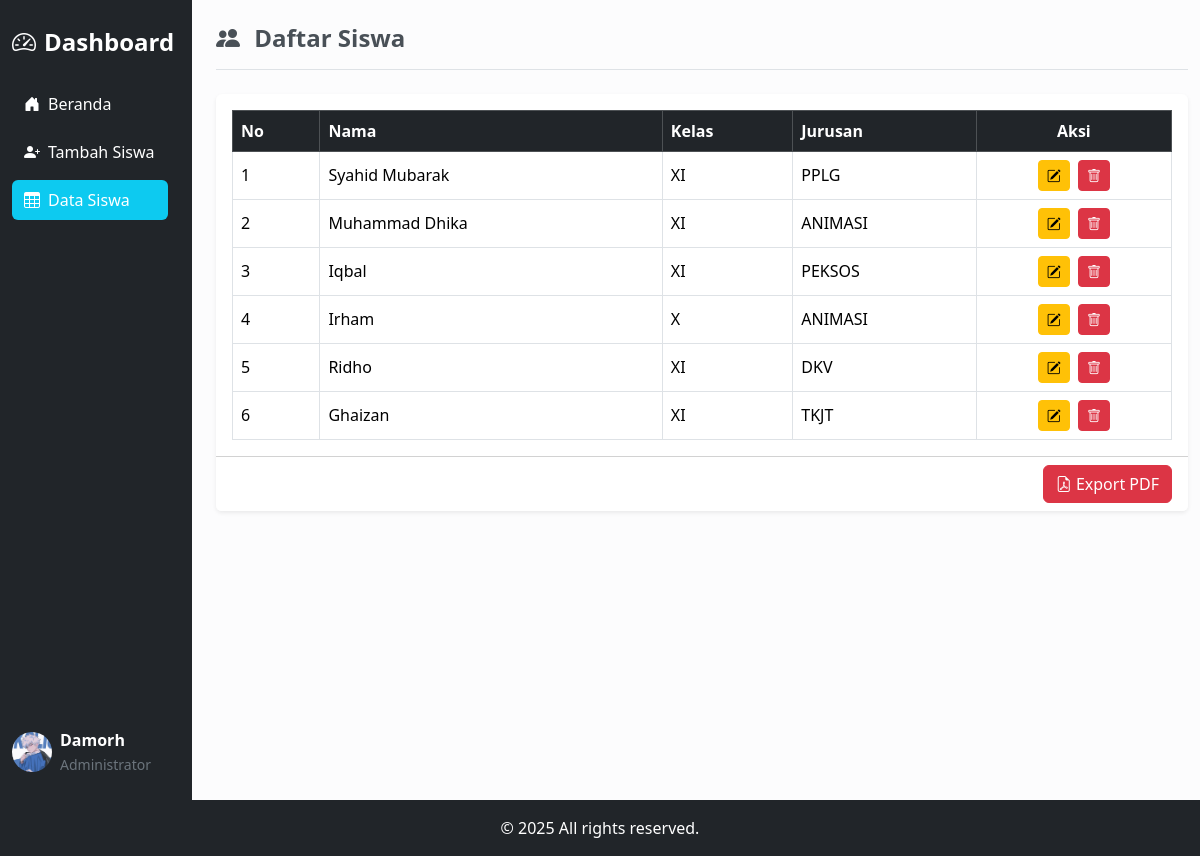
Page /pages/daftar.php on the committed database.
### tables this page shows
CREATE TABLE IF NOT EXISTS `siswa` (
  `id` int NOT NULL AUTO_INCREMENT,
  `nama` varchar(100) NOT NULL,
  `kelas` varchar(50) NOT NULL,
  `jurusan` varchar(50) NOT NULL,
  PRIMARY KEY (`id`)
);

### pages/daftar.php (the view, shortened to what this page needs)
<?php include "../config/koneksi.php"; ?>
<!DOCTYPE html>
<html lang="id">
<head>
  <?php include '../includes/link.php'; ?>
</head>
<body>
  <main class="d-grid vh-100 overflow-hidden">
    <div class="row row-cols-md-2">
      <?php
      $activePage = 'daftar';
      include '../includes/sidebar.php';
      ?>
      <content class="container-fluid col-lg-10 bg-light-subtle p-4">
        <div class="mb-4 border-bottom pb-2">
          <h4 class="fw-semibold text-dark-emphasis">
            <i class="bi bi-people-fill me-2"></i> Daftar Siswa
          </h4>
        </div>
        <div class="card shadow-sm border-0">
          <div class="card-body">
            <div class="table-responsive">
              <table class="table table-bordered table-hover align-middle mb-0">
                <thead class="table-dark">
                  <tr>
                    <th>No</th>
                    <th>Nama</th>
                    <th>Kelas</th>
                    <th>Jurusan</th>
                    <th class="text-center">Aksi</th>
                  </tr>
                </thead>
                <tbody>
                  <?php
                  $no = 1;
                  $data = mysqli_query($koneksi, "SELECT * FROM siswa");
                  while ($d = mysqli_fetch_array($data)) {
                  ?>
                    <tr>
                      <td><?= $no++; ?></td>
                      <td><?= htmlspecialchars($d['nama']); ?></td>
                      <td><?= htmlspecialchars($d['kelas']); ?></td>
                      <td><?= htmlspecialchars($d['jurusan']); ?></td>
                      <td class="text-center">
                        <button type="button"
                          class="btn btn-sm btn-warning me-1"
                          data-bs-toggle="modal"
                          data-bs-target="#editModal"
                          data-id="<?= $d['id']; ?>"
                          data-nama="<?= htmlspecialchars($d['nama']); ?>"
                          data-kelas="<?= htmlspecialchars($d['kelas']); ?>"
                          data-jurusan="<?= htmlspecialchars($d['jurusan']); ?>">
                          <i class="bi bi-pencil-square"></i>
                        </button>
                        <a href="../actions/hapus.php?id=<?= $d['id']; ?>"
                          class="btn btn-sm btn-danger"
                          onclick="return confirm('Yakin ingin menghapus data ini?');">
                          <i class="bi bi-trash"></i>
                        </a>
                      </td>
                    </tr>
                  <?php } ?>
                </tbody>
              </table>
            </div>
          </div>
          <div class="card-footer bg-white text-end">
            <a href="../pages/cetak_pdf.php" class="btn btn-danger">
              <i class="bi bi-file-earmark-pdf"></i> Export PDF
            </a>
          </div>
        </div>
      </content>
    </div>
  </main>
  <?php include '../includes/footer.php'; ?>
</body>
</html>

### includes/link.php (shortened to what this page needs)
<link href="https://cdn.jsdelivr.net/npm/bootstrap@5.3.2/dist/css/bootstrap.min.css" rel="stylesheet">
<link href="https://cdn.jsdelivr.net/npm/bootstrap-icons/font/bootstrap-icons.css" rel="stylesheet">
<link rel="stylesheet" href="../assets/css/style.css">

### includes/sidebar.php
<nav class="col-lg-2 bg-dark p-4 text-white d-flex flex-column justify-content-between vh-100">
    <div>
        <a href="index.php" class="navbar-brand fs-4 fw-semibold text-white">
            <i class="bi bi-speedometer2 me-2"></i>Dashboard
        </a>
        <ul class="nav flex-column mt-4 nav-pills">
            <li class="nav-item mb-2">
                <a href="index.php"
                    class="nav-link sidebar-link text-white <?= ($activePage == 'beranda') ? 'active bg-info' : ''; ?>">
                    <i class="bi bi-house-door-fill me-2"></i>Beranda
                </a>
            </li>
            <li class="nav-item mb-2">
                <a href="tambah.php"
                    class="nav-link sidebar-link text-white <?= ($activePage == 'tambah') ? 'active bg-info' : ''; ?>">
                    <i class="bi bi-person-plus-fill me-2"></i>Tambah Siswa
                </a>
            </li>
            <li class="nav-item mb-2">
                <a href="daftar.php"
                    class="nav-link sidebar-link text-white <?= ($activePage == 'daftar') ? 'active bg-info' : ''; ?>">
                    <i class="bi bi-table me-2"></i>Data Siswa
                </a>
            </li>
        </ul>
    </div>
    <div class="d-flex align-items-center mt-4">
        <img src="../assets/img/WhatsApp Image 2025-08-17 at 22.53.42_a96c6df1.jpg"
            alt="User"
            class="rounded-circle me-2"
            style="width: 40px; height: 40px; object-fit: cover;">
        <div>
            <strong>Damorh</strong><br>
            <small class="text-secondary">Administrator</small>
        </div>
    </div>
</nav>

### includes/footer.php (shortened to what this page needs)
<footer>
    <div class="text-center p-3 bg-dark text-white">
        &copy; 2025 All rights reserved.
    </div>
</footer>

### assets/css/style.css (style rules this page uses)
.sidebar-link { border-radius: 6px; padding: 8px 12px; transition: 0.3s; }

### rows in the picture
siswa: nama "Syahid Mubarak", kelas "XI", jurusan "PPLG"
siswa: nama "Muhammad Dhika", kelas "XI", jurusan "ANIMASI"
siswa: nama "Iqbal", kelas "XI", jurusan "PEKSOS"
siswa: nama "Irham", kelas "X", jurusan "ANIMASI"
siswa: nama "Ridho", kelas "XI", jurusan "DKV"
siswa: nama "Ghaizan", kelas "XI", jurusan "TKJT"
